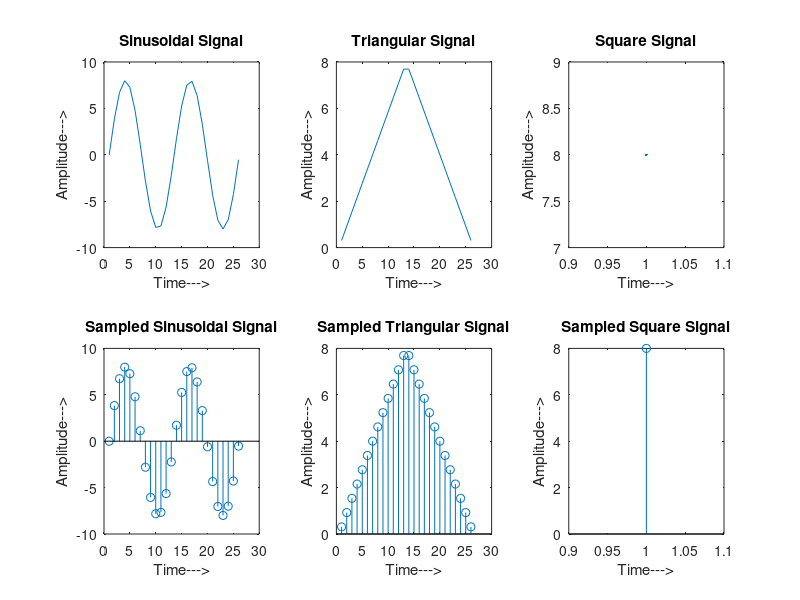

This chart was generated by the following MATLAB code: (Note: this script raises an error after producing the figure.)
clc;
close all;
clear all;
% Signal generation
x=0:.5:4*pi;                             % siganal taken upto 4pi
sig1=8*sin(x);                           % generate 1st sinusoidal signal
l=length(sig1);
sig2=8*triang(l);
sig3=8*square(l);
% Generate 2nd traingular Sigal
% Display of Both Signal
subplot(2,3,1);                          
plot(sig1);
title('Sinusoidal Signal');
ylabel('Amplitude--->');
xlabel('Time--->');
subplot(2,3,2);
plot(sig2);
title('Triangular Signal');
ylabel('Amplitude--->');
xlabel('Time--->');
subplot(2,3,3);
plot(sig3);
title('Square Signal');
ylabel('Amplitude--->');
xlabel('Time--->');
% Display of Both Sampled Signal
subplot(2,3,4);
stem(sig1);
title('Sampled Sinusoidal Signal');
ylabel('Amplitude--->');
xlabel('Time--->');
subplot(2,3,5);
stem(sig2);
title('Sampled Triangular Signal');
ylabel('Amplitude--->');
xlabel('Time--->');
subplot(2,3,6);
stem(sig3);
title('Sampled Square Signal');
ylabel('Amplitude--->');
xlabel('Time--->');
l1=length(sig1);
l2=length(sig2);
l3=length(sig3);
 for i=1:l3
  sig(1,i)=sig1(i);                        % Making Both row vector to a matrix
  sig(2,i)=sig2(i);
  sig(3,i)=sig3(i);
 end  
% TDM of both quantize signal
tdmsig=reshape(sig,1,2,3*l3);               
% Display of TDM Signal
figure
stem(tdmsig);
title('TDM Signal');
ylabel('Amplitude--->');
xlabel('Time--->');
% Demultiplexing of TDM Signal
 demux=reshape(tdmsig,2,l1);
 for i=1:l1
  sig3(i)=demux(1,i);                    % Converting The matrix into row vectors
  sig4(i)=demux(2,i);
  sig5(i)=demux(3,i);
 end  
 
 % display of demultiplexed signal
 figure
 subplot(3,1,1)
 plot(sig3);
 title('Recovered Sinusoidal Signal');
 ylabel('Amplitude--->');
 xlabel('Time--->');
 subplot(3,1,2)
 plot(sig4);
 title('Recovered Triangular Signal');
 ylabel('Amplitude--->');
 xlabel('Time--->');
 subplot(3,1,3)
 plot(sig5);
 title('Recovered Square Signal');
 ylabel('Amplitude--->');
 xlabel('Time--->');